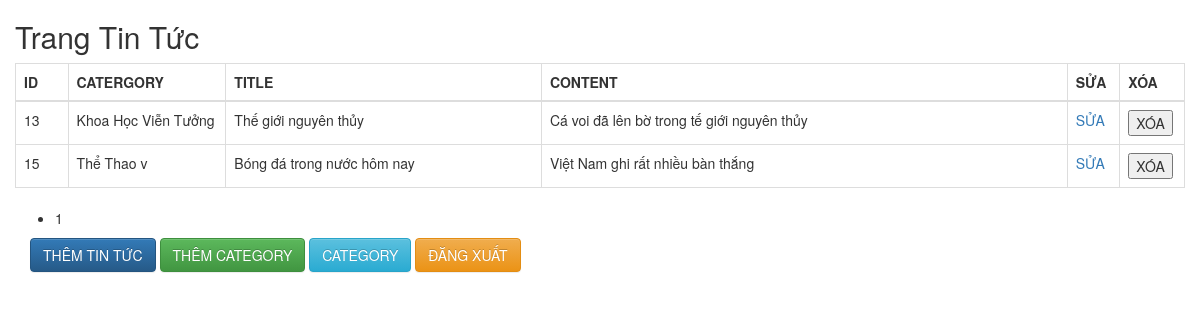
/index.php (signed in), run on an earlier commit of the app's database.
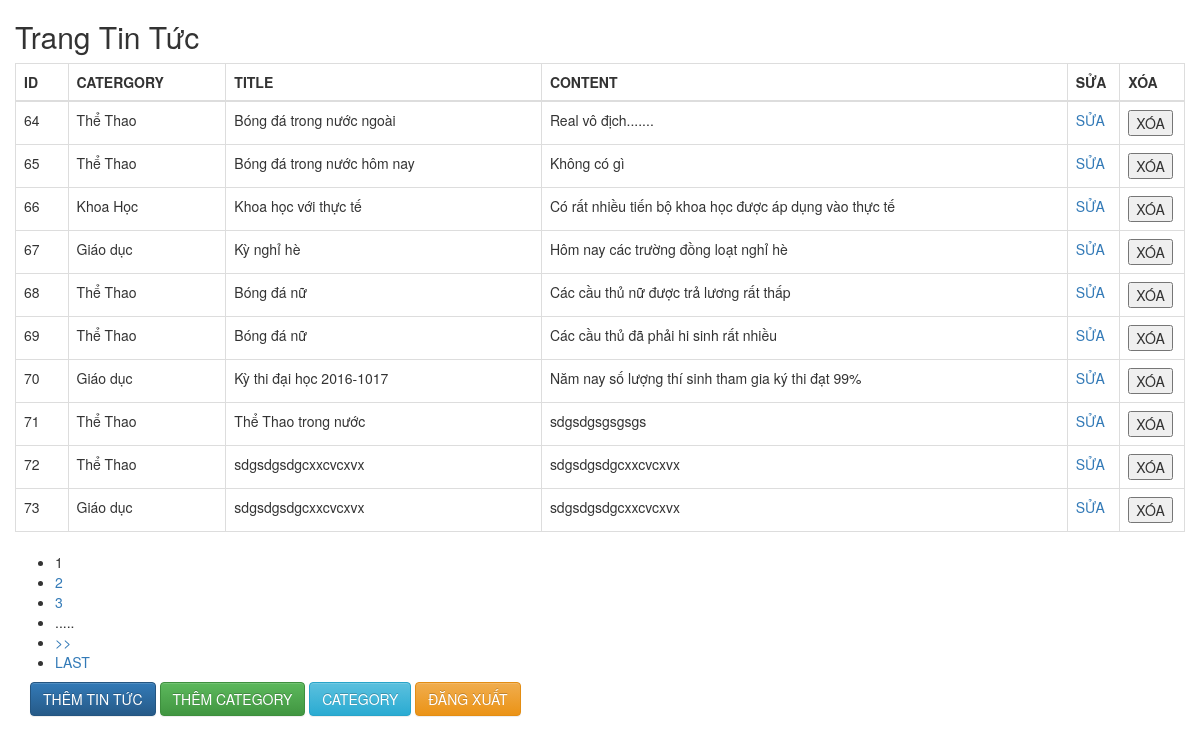
And on a later commit of the database.
### tables this page shows
CREATE TABLE `category` (
  `cateid` int(3) NOT NULL,
  `catename` varchar(50) NOT NULL
);

CREATE TABLE `tintuc` (
  `id` int(11) NOT NULL,
  `caid` int(3) NOT NULL,
  `title` varchar(255) NOT NULL,
  `content` text NOT NULL
);

### controller/tintuccontroller.php (called while the page is built, shortened)
<?php
class tintuc
{
function allnews()
 {
 	require_once PATH.'/models/tintucmodel.php';
 	$result = new tintucMd;
 	$data = $result->alltintuc();
		$countContents = count($data);
		$pageNumbers = ceil(($countContents/10));
		if (!isset($page) || $page < 0 || $page > $pageNumbers)
		{
			$page = 1;
		}
		if ($page == 1)
		{
			$limitStart = 0;
		}
		else
		{
			$limitStart = $page*10-10;
		}
		$data = $result->getContentOnPage($limitStart);
 	require_once PATH.'/views/viewalltintuc.php';
 }
}

### models/connect.php (called while the page is built, shortened)
<?php
class connect
{
	private $hostname='localhost';
	private $username='root';
	private $password='';
	private $database='mvc';
	public function __construct()
	{
		$this->con = mysqli_connect($this->hostname,$this->username,$this->password,$this->database);
	}
}
 ?>

### models/tintucmodel.php (called while the page is built, shortened)
<?php
require_once PATH.'/models/connect.php';
class tintucMd extends connect
{
	function getContentOnPage($limitStart)
	{
	$sql = "SELECT * FROM category as c JOIN  tintuc as t ON t.caid = c.cateid LIMIT $limitStart, 10";
	$query = mysqli_query($this->con,$sql);
	return mysqli_fetch_all($query,MYSQLI_ASSOC);
	}
	function alltintuc()
	{
		$sql = "SELECT * FROM category as c JOIN  tintuc as t ON t.caid = c.cateid ";
		$query = mysqli_query($this->con,$sql);
		return mysqli_fetch_all($query,MYSQLI_ASSOC);
	}
}
 ?>

### views/viewalltintuc.php (the view, shortened to what this page needs)
<div class="example">
    <div class="container">
        <div class="row">
            <h2>Trang Tin Tức</h2>
            <div class="table-responsive">
                <table class="table table-bordered">
                    <thead>
                        <tr>
                            <th>ID</th>
                            <th>CATERGORY</th>
                            <th>TITLE</th>
                            <th>CONTENT</th>
                            <th>SỬA</th>
                            <th>XÓA</th>
                        </tr>
                        <?php foreach ($data as $value): ?>
                    </thead>
                            <tr>
                            <td width="50"><?php echo $value['id'];?></td>
                            <td width="150"><?php echo $value['catename'];?></td>
                            <td width="300"><?php echo $value['title'];?></td>
                            <td width="500"><?php echo $value['content'];?></td>
                            <td width="50"><a href="index.php?h=tintuc&action=edittintuc&id=<?php echo $value['id']?>">SỬA</a></td>
                             <td width="50"><button type="submit" onclick="getConfirmation(<?php echo $value['id']?>)">XÓA</button></td>
                            <tr>
                        <?php endforeach; ?>
                </table>
            </div>
            <div class="paging">
                <ul>
                    <?php
                    $pageStart = $page-2;
                    if ($pageStart < 1 )
                    {
                        $pageStart = 1;
                    }
                    $pageEnd = $page+2;
                    if ($pageEnd > $pageNumbers )
                    {
                        $pageEnd = $pageNumbers;
                    }
                    for ($i = $pageStart; $i <= $pageEnd; $i++)
                    {
                        if ($i == $page)
                        {
                            echo "<li class=\"page-active\">$i</li>";
                        }
                        else
                        {
                            echo "<li><a href=\"index.php?h=tintuc&action=allnews&page=$i\">$i</a></li>";
                        }
                    }
                    if ($pageEnd < $pageNumbers )
                    {
                        echo "<li>.....</li>";
                    }
                    ?>
                    <?php if ($page != $pageNumbers): ?>
                    <?php if ($page < $pageNumbers): ?>
                    <li><a href="index.php?h=tintuc&action=allnews&page=<?php echo $page+1 ?>">>></a></li>
                    <?php endif; ?>
                    <li><a href="index.php?h=tintuc&action=allnews&page=<?php echo $pageNumbers?>">LAST</a></li>
                    <?php endif; ?>
                </ul>
            </div>
        </div>
        <div>
            <a href="index.php?h=tintuc&action=addtintuc" class="btn btn-primary">THÊM TIN TỨC</a>
            <a href="index.php?h=tintuc&action=addca" class="btn btn-success">THÊM CATEGORY</a>
            <a href="index.php?h=tintuc&action=allcategory" class="btn btn-info">CATEGORY</a>
            <a href="index.php?h=user&action=destroy" class="btn btn-warning">ĐĂNG XUẤT</a>
        </div>
    </div>
</div>

### index.php (shortened to what this page needs)
<!DOCTYPE html>
<html>
<head>
	<link rel="stylesheet" type="text/css" href="public/css/bootstrap.min.css">
	<link rel="stylesheet" type="text/css" href="public/css/bootstrap-theme.min.css">
</head>
<body>
<?php
if(!isset($_SESSION['username']))
{
	if(isset($_GET['h']))
	{
		$controller = $_GET['h'];
		if($controller=='user')
		{
			$filename = $controller.'controller.php';
			require_once PATH.'/controller/'.$filename;
			if(isset($_GET['action']))
			{
				$action= $_GET['action'];
			}
			else
			{
				$action = 'signin';
			}
				$a = new $controller;
				$a ->$action();
		}
	}
	else
	{
		header('location:index.php?h=user');
	}
}
else
{
	if(isset($_GET['action']))
	{
		$action = $_GET['action'];
	}
	else
	{
		$action = 'allnews';
	}
	$a = new $controller;
	$a ->$action();
}
?>
</body>
</html>

What changed in the data, as far as the page shows it:
removed category: tintuc.id "13", catename "Khoa Học Viễn Tưởng", tintuc.title "Thế giới nguyên thủy", tintuc.content "Cá voi đã lên bờ trong tế giới nguyên thủy"
removed category: tintuc.id "15", catename "Thể Thao v", tintuc.title "Bóng đá trong nước hôm nay", tintuc.content "Việt Nam ghi rất nhiều bàn thắng"
added category: tintuc.id "64", catename "Thể Thao", tintuc.title "Bóng đá trong nước ngoài", tintuc.content "Real vô địch.......", tintuc.id "65", tintuc.title "Bóng đá trong nước hôm nay", tintuc.content "Không có gì", tintuc.id "68", tintuc.title "Bóng đá nữ", tintuc.content "Các cầu thủ nữ được trả lương rất thấp", tintuc.id "69", tintuc.content "Các cầu thủ đã phải hi sinh rất nhiều", tintuc.id "71", tintuc.title "Thể Thao trong nước", tintuc.content "sdgsdgsgsgsgs", tintuc.id "72", tintuc.title "sdgsdgsdgcxxcvcxvx", tintuc.content "sdgsdgsdgcxxcvcxvx"
added category: tintuc.id "66", catename "Khoa Học", tintuc.title "Khoa học với thực tế", tintuc.content "Có rất nhiều tiến bộ khoa học được áp dụng vào thực tế"
added category: tintuc.id "67", catename "Giáo dục", tintuc.title "Kỳ nghỉ hè", tintuc.content "Hôm nay các trường đồng loạt nghỉ hè", tintuc.id "70", tintuc.title "Kỳ thi đại học 2016-1017", tintuc.content "Năm nay số lượng thí sinh tham gia ký thi đạt 99%", tintuc.id "73", tintuc.title "sdgsdgsdgcxxcvcxvx", tintuc.content "sdgsdgsdgcxxcvcxvx"
Also different on the page:
new list line: "2"
new list line: "3"
text now shown: "..... >> LAST"
